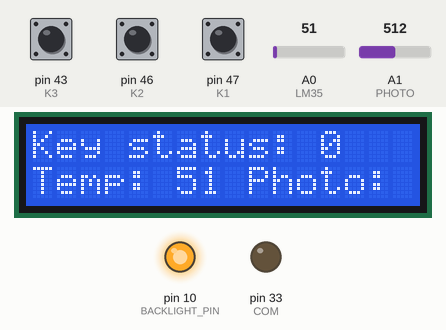
Simulated run of this program. Board: Arduino Mega 2560, built with avr-gcc and run on an emulated ATmega2560. Parts: 16×2 character LCD, output pins drawn as LEDs (lit = HIGH). The test bench sets the inputs (shaded band); at power-on: A0 (LM35) = 51, pin 43 (K3) HIGH, pin 46 (K2) HIGH, pin 47 (K1) HIGH, A1 (PHOTO) = 512. What the program prints to the serial monitor is not drawn.

Above: at 1.2 s.
1.3 s: A0 (LM35) set to 61
At 2.9 s:
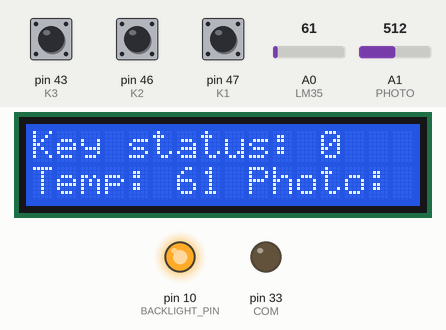
3.2 s: pin 43 (K3) pulled LOW for 0.25 s
At 4.8 s:
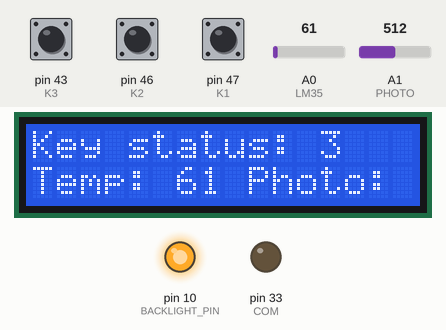
5.1 s: pin 46 (K2) pulled LOW for 0.25 s
At 6.4 s:
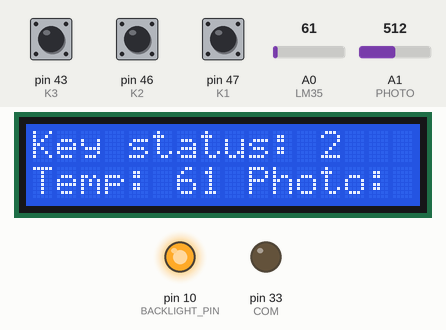
7.0 s: pin 47 (K1) pulled LOW for 0.25 s
At 7.8 s:
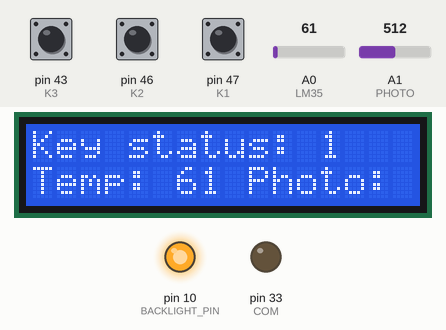
8.9 s: A0 (LM35) set to 71
At 9.6 s:
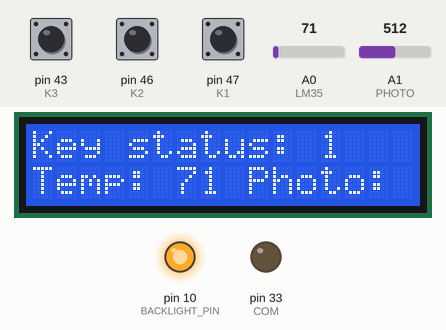
10.8 s: pin 43 (K3) pulled LOW for 1 s
At 13.1 s:
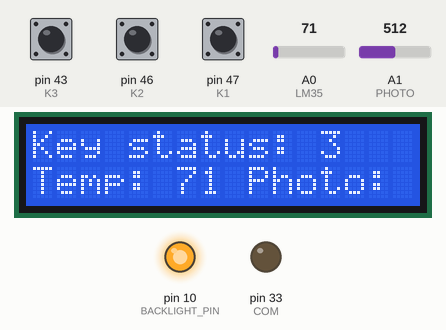
Timing chart, 0 to 14.5 s (numbered marks = the images above; inputs shaded):
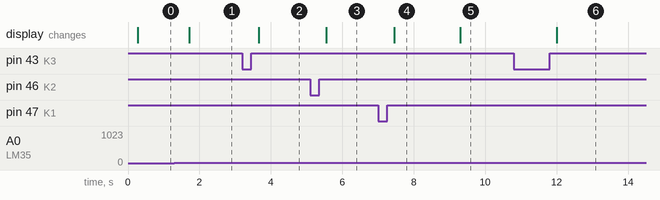

Measured:
- after the input at 1.3 s, the display: changes after 0.41 s (image 1)
- after the input at 3.2 s, the display: changes after 0.46 s (image 2)
- after the input at 5.1 s, the display: changes after 0.46 s (image 3)
- after the input at 7.0 s, the display: changes after 0.46 s (image 4)
- after the input at 8.9 s, the display: changes after 0.40 s (image 5)
- after the input at 10.8 s, the display: changes after 1.2 s (image 6)

The program:

main.cpp
```cpp
#include <Arduino.h>
#include <LiquidCrystal.h>

LiquidCrystal lcd(40, 41, 37, 36, 35, 34);

#define BACKLIGHT_PIN 10
#define K1 47
#define K2 46
#define K3 43
#define COM 33

#define LM35 A0
#define PHOTO A1

unsigned long oldtime_1 = 0;
unsigned long oldtime_2 = 0;
unsigned long time_1    = 50;
unsigned long time_2    = 50;

int status = 0, temp, sen;

void setup()
{
  Serial.begin(9600);
  pinMode(BACKLIGHT_PIN, OUTPUT);
  digitalWrite(BACKLIGHT_PIN, HIGH);
  pinMode(COM, OUTPUT);
  digitalWrite(COM, LOW);

  pinMode(K1, INPUT_PULLUP);
  pinMode(K2, INPUT_PULLUP);
  pinMode(K3, INPUT_PULLUP);

  lcd.begin(16, 2);
}

void loop()
{
  if ((unsigned long) (millis() - oldtime_1) > time_1) {
    Serial.println(status);
    lcd.setCursor(0, 0);
    lcd.print("Key status: ");
    lcd.print(status);
    lcd.setCursor(0, 1);
    lcd.print("Temp: ");
    lcd.print(temp);
    lcd.setCursor(9, 1);
    lcd.print("Photo: ");
    lcd.print(sen);
    oldtime_1 = millis();
  }
  if ((unsigned long) (millis() - oldtime_2) > time_2) {
    if (digitalRead(K1) == 0) {
      status = 1;
      while (!digitalRead(K1));
    }
    if (digitalRead(K2) == 0) {
      status = 2;
      while (!digitalRead(K2));
    }
    if (digitalRead(K3) == 0) {
      status = 3;
      while (!digitalRead(K3));
    }
    temp = analogRead(LM35);
    sen = analogRead(PHOTO);
    oldtime_2 = millis();
  }
  delay(200);
}
```
